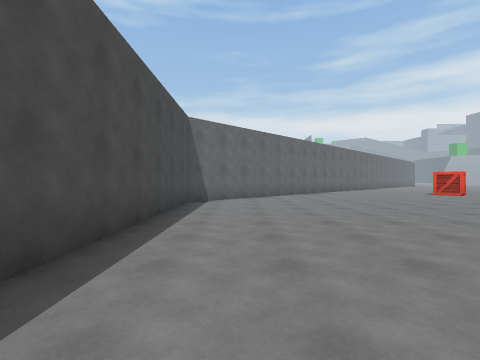
[1] (above)

21 first-person views from a walk through a 3-D level made in the Unity game engine. The camera is 1.3 m above the floor, looks level and sees 85° across. The floor is counted in squares, 2 m on a side. Each view is taken from the middle of a square. On the plan, view 1 faces up. The plan holds only what a view shows up to about 9 squares ahead; the rest is blank. The place goes on beyond the plan. The player is left out.

[2]
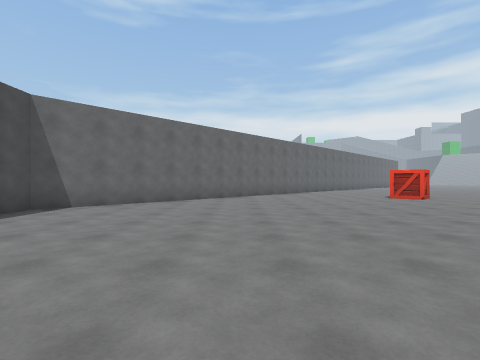

[3]
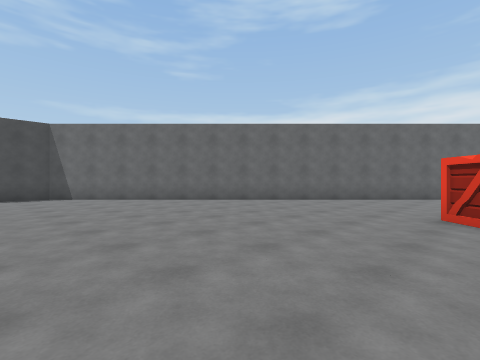

[4]
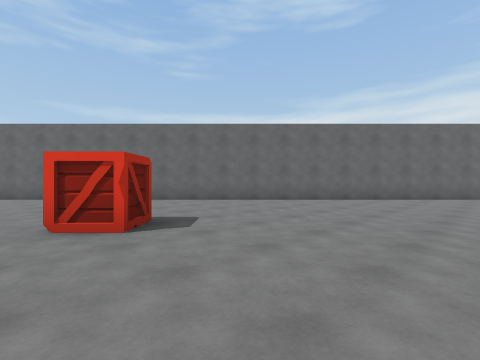

[5]
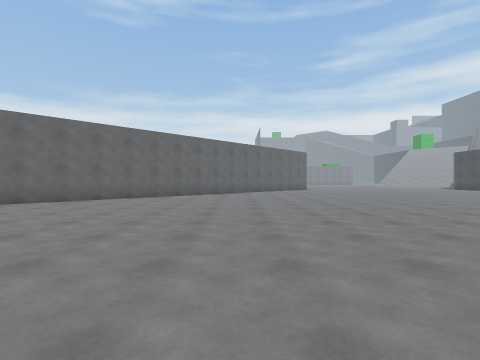

[6]
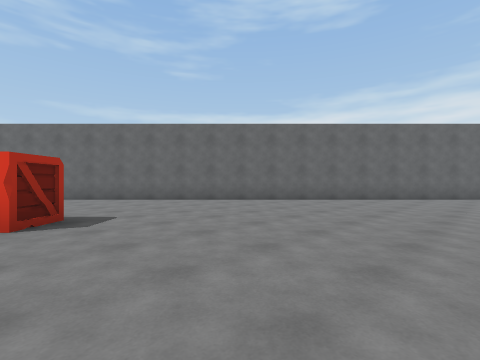

[7]
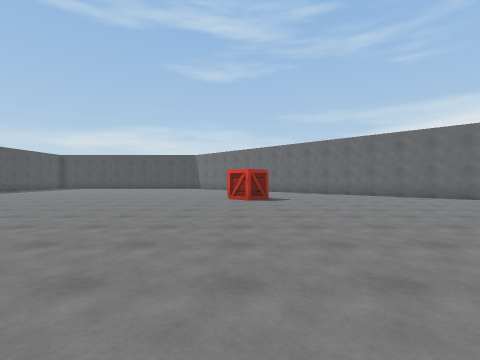

[8]
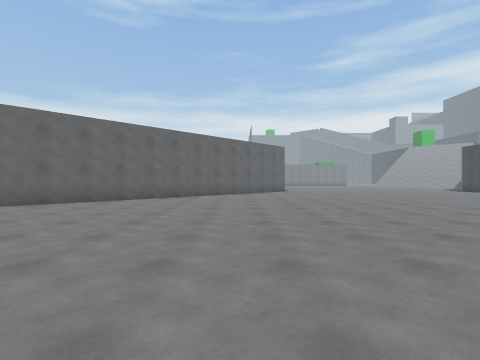

[9]
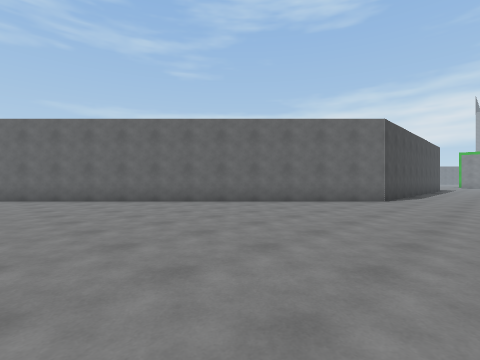

[10]
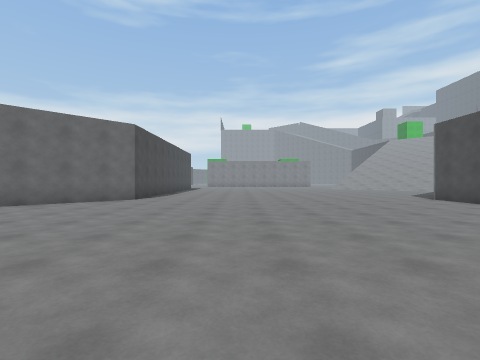

[11]
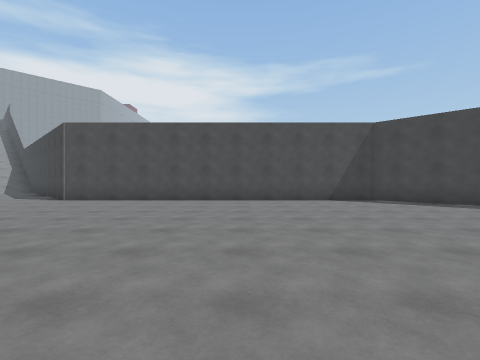

[12]
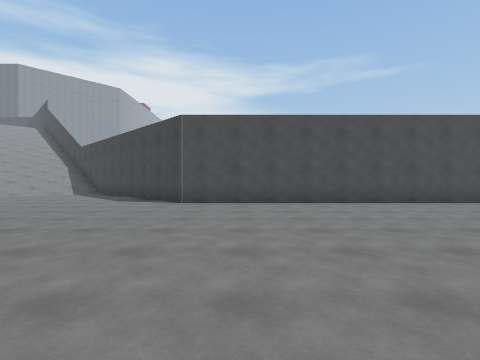

[13]
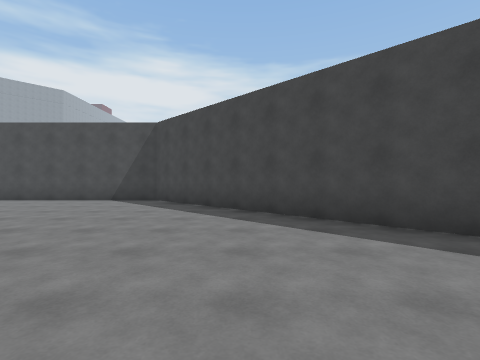

[14]
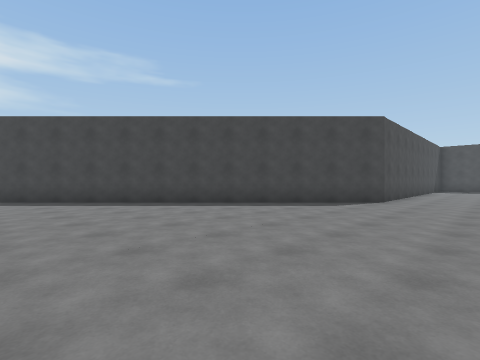

[15]
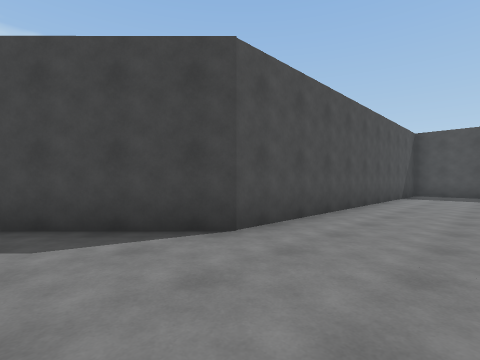

[16]
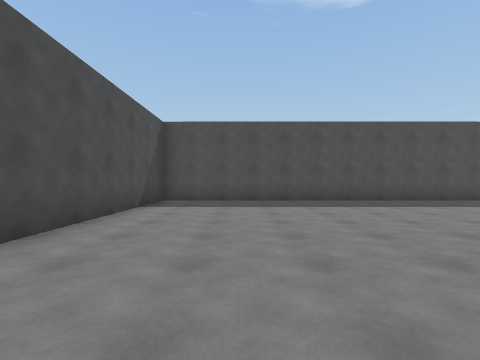

[17]
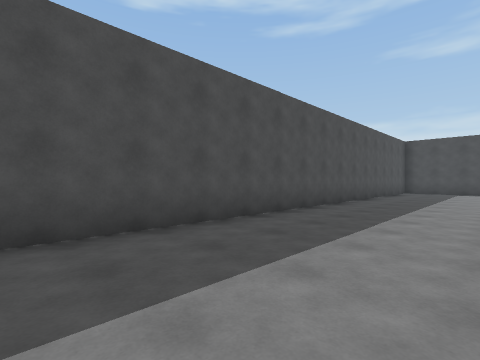

[18]
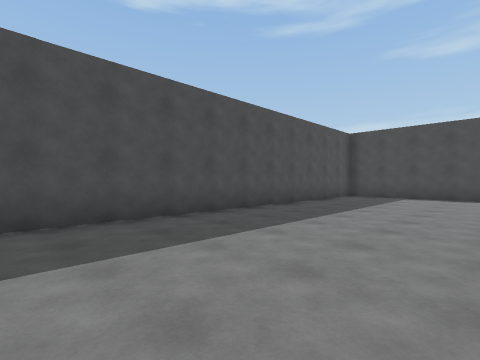

[19]
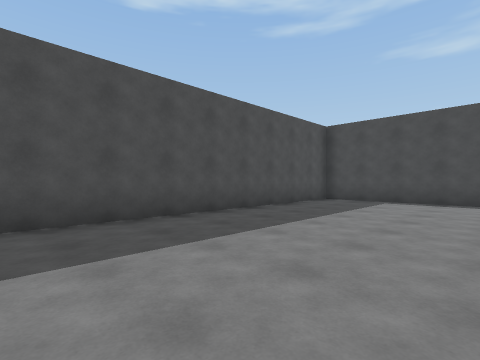

[20]
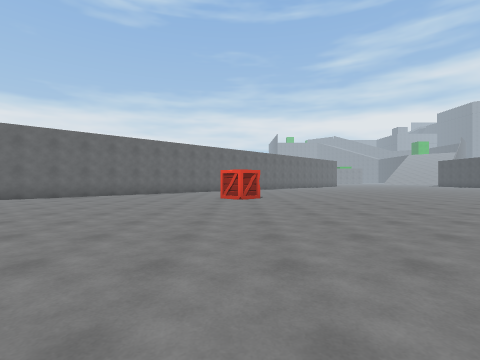

[21]
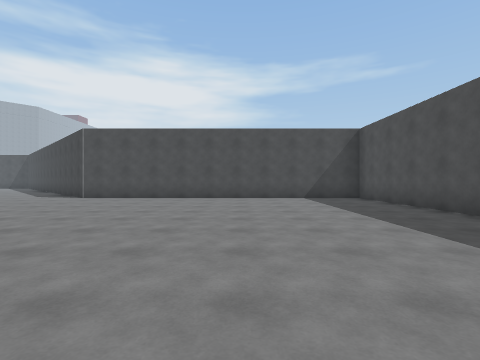

### Floor plan
Points are (right, up) in squares from view 1. A wall is a line through its corners. A room is listed if a view was taken in it or the views show most of it. See-through windows are left out.
Room 1 (views 1, 2, 3, 4, 5, 6, 7, 8, 9, 10, 11, 12, 13, 14, 15, 16, 17, 18, 19, 20, 21)
walls: (18.5, 29.3) (18.5, 27.7) (-1.5, 7.7) (-1.5, -2.3) (18.4, -2.3) (18.4, 7.7) (28.4, 17.7) (28.4, 27.7) (30, 29.2)
objects: other object (9, 11) to (9, 12)

Positions as (right, up) in squares from view 1, and headings:
1: (0, 0), facing up
2: (3, 2), facing up
3: (9, 6), facing up-left
4: (13, 10), facing up-left
5: (14, 10), facing up
6: (14, 11), facing up-left
7: (18, 11), facing left
8: (16, 13), facing up
9: (21, 19), facing up-left
10: (22, 19), facing up
11: (20, 22), facing right
12: (21, 26), facing right
13: (20, 15), facing right
14: (16, 16), facing down-right
15: (16, 10), facing down-right
16: (16, 6), facing down
17: (13, 1), facing down-left
18: (9, 2), facing down-left
19: (7, 2), facing down-left
20: (9, 2), facing up
21: (9, 2), facing right
